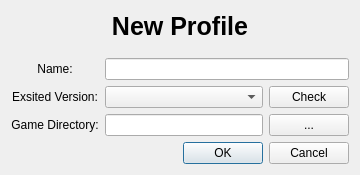
<?xml version="1.0" encoding="UTF-8"?>
<ui version="4.0">
 <class>ProfileDialog</class>
 <widget class="QDialog" name="ProfileDialog">
  <property name="geometry">
   <rect>
    <x>0</x>
    <y>0</y>
    <width>360</width>
    <height>175</height>
   </rect>
  </property>
  <property name="sizePolicy">
   <sizepolicy hsizetype="Fixed" vsizetype="Fixed">
    <horstretch>0</horstretch>
    <verstretch>0</verstretch>
   </sizepolicy>
  </property>
  <property name="windowTitle">
   <string notr="true">Dialog</string>
  </property>
  <layout class="QVBoxLayout" name="verticalLayout">
   <item>
    <widget class="QLabel" name="hint_label">
     <property name="font">
      <font>
       <pointsize>19</pointsize>
       <weight>75</weight>
       <bold>true</bold>
      </font>
     </property>
     <property name="text">
      <string>New Profile</string>
     </property>
     <property name="alignment">
      <set>Qt::AlignCenter</set>
     </property>
    </widget>
   </item>
   <item>
    <spacer name="verticalSpacer">
     <property name="orientation">
      <enum>Qt::Vertical</enum>
     </property>
     <property name="sizeType">
      <enum>QSizePolicy::Fixed</enum>
     </property>
     <property name="sizeHint" stdset="0">
      <size>
       <width>20</width>
       <height>10</height>
      </size>
     </property>
    </spacer>
   </item>
   <item>
    <layout class="QGridLayout" name="gridLayout_16">
     <item row="1" column="0" colspan="2">
      <widget class="QLabel" name="version_label">
       <property name="sizePolicy">
        <sizepolicy hsizetype="Preferred" vsizetype="Preferred">
         <horstretch>0</horstretch>
         <verstretch>0</verstretch>
        </sizepolicy>
       </property>
       <property name="maximumSize">
        <size>
         <width>100</width>
         <height>16777215</height>
        </size>
       </property>
       <property name="text">
        <string>Exsited Version:</string>
       </property>
       <property name="alignment">
        <set>Qt::AlignCenter</set>
       </property>
       <property name="buddy">
        <cstring>version_cb</cstring>
       </property>
      </widget>
     </item>
     <item row="0" column="2">
      <widget class="QLineEdit" name="profileName_le"/>
     </item>
     <item row="0" column="0" colspan="2">
      <widget class="QLabel" name="profileName_label">
       <property name="sizePolicy">
        <sizepolicy hsizetype="Preferred" vsizetype="Preferred">
         <horstretch>0</horstretch>
         <verstretch>0</verstretch>
        </sizepolicy>
       </property>
       <property name="text">
        <string>Name:</string>
       </property>
       <property name="alignment">
        <set>Qt::AlignCenter</set>
       </property>
       <property name="buddy">
        <cstring>profileName_le</cstring>
       </property>
      </widget>
     </item>
     <item row="2" column="0" colspan="2">
      <widget class="QLabel" name="gameDir_label">
       <property name="sizePolicy">
        <sizepolicy hsizetype="Preferred" vsizetype="Preferred">
         <horstretch>0</horstretch>
         <verstretch>0</verstretch>
        </sizepolicy>
       </property>
       <property name="maximumSize">
        <size>
         <width>100</width>
         <height>16777215</height>
        </size>
       </property>
       <property name="text">
        <string>Game Directory:</string>
       </property>
       <property name="alignment">
        <set>Qt::AlignCenter</set>
       </property>
       <property name="buddy">
        <cstring>gameDir_le</cstring>
       </property>
      </widget>
     </item>
     <item row="1" column="2">
      <layout class="QHBoxLayout" name="horizontalLayout_9">
       <item>
        <widget class="QComboBox" name="version_cb">
         <property name="sizePolicy">
          <sizepolicy hsizetype="Expanding" vsizetype="Fixed">
           <horstretch>0</horstretch>
           <verstretch>0</verstretch>
          </sizepolicy>
         </property>
         <property name="styleSheet">
          <string notr="true"/>
         </property>
         <property name="duplicatesEnabled">
          <bool>false</bool>
         </property>
         <property name="frame">
          <bool>true</bool>
         </property>
        </widget>
       </item>
       <item>
        <widget class="QPushButton" name="check_pb">
         <property name="text">
          <string>Check</string>
         </property>
        </widget>
       </item>
      </layout>
     </item>
     <item row="2" column="2">
      <layout class="QHBoxLayout" name="horizontalLayout_10">
       <item>
        <widget class="QLineEdit" name="gameDir_le"/>
       </item>
       <item>
        <widget class="QPushButton" name="gameDir_showPb">
         <property name="autoFillBackground">
          <bool>false</bool>
         </property>
         <property name="styleSheet">
          <string notr="true"/>
         </property>
         <property name="text">
          <string>...</string>
         </property>
         <property name="flat">
          <bool>false</bool>
         </property>
        </widget>
       </item>
      </layout>
     </item>
    </layout>
   </item>
   <item>
    <widget class="QDialogButtonBox" name="buttonBox">
     <property name="orientation">
      <enum>Qt::Horizontal</enum>
     </property>
     <property name="standardButtons">
      <set>QDialogButtonBox::Cancel|QDialogButtonBox::Ok</set>
     </property>
    </widget>
   </item>
  </layout>
 </widget>
 <resources/>
 <connections>
  <connection>
   <sender>buttonBox</sender>
   <signal>rejected()</signal>
   <receiver>ProfileDialog</receiver>
   <slot>reject()</slot>
   <hints>
    <hint type="sourcelabel">
     <x>295</x>
     <y>215</y>
    </hint>
    <hint type="destinationlabel">
     <x>286</x>
     <y>224</y>
    </hint>
   </hints>
  </connection>
 </connections>
</ui>
